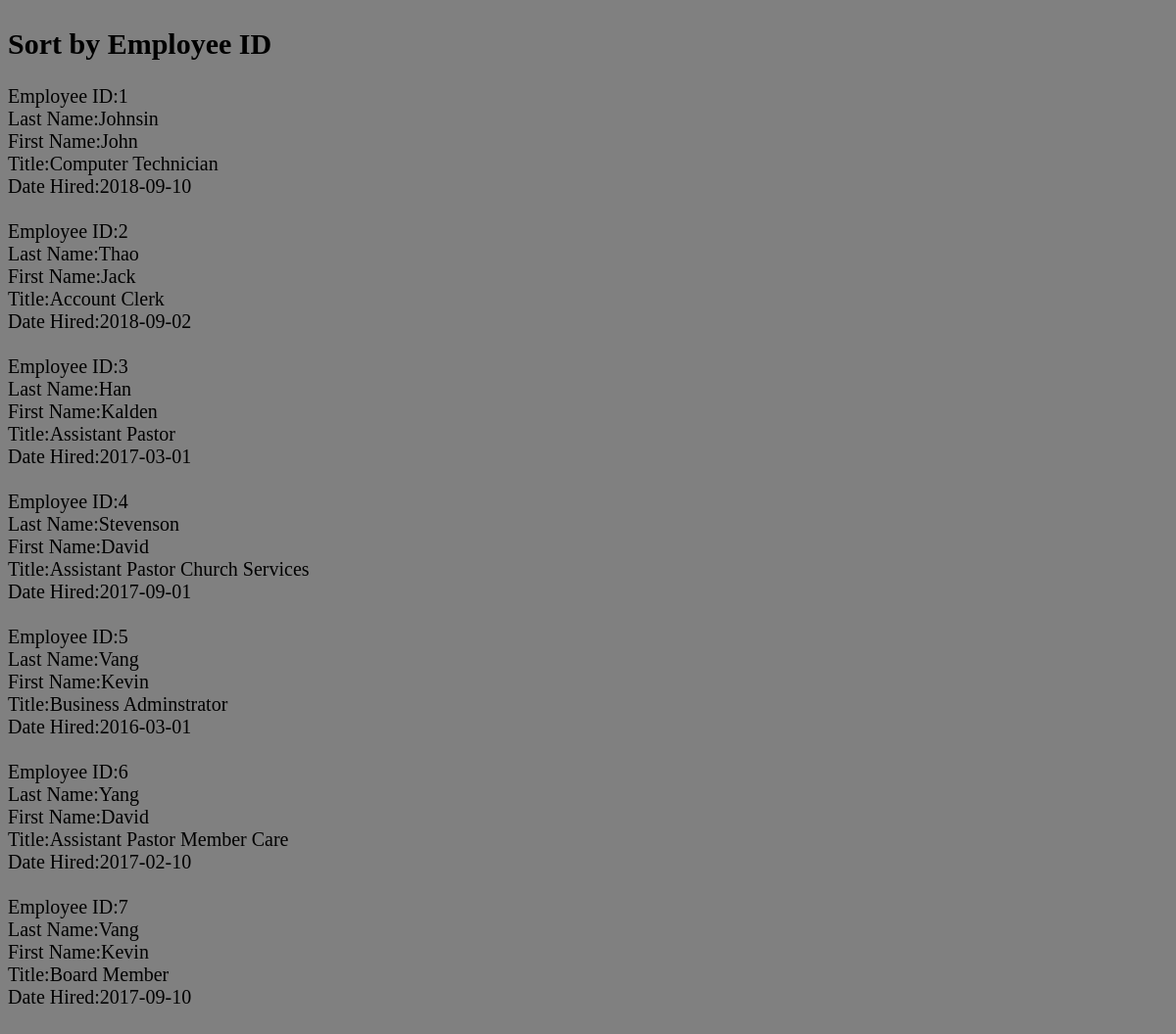
Page /Churchlogin/Menu/View/SortEmployeeID.php on the committed database.
### tables this page shows
CREATE TABLE `Employee` (
  `EmployeeID` int(11) NOT NULL AUTO_INCREMENT,
  `PersonID` int(11) DEFAULT NULL,
  `DateHired` date DEFAULT NULL,
  `Title` varchar(45) DEFAULT NULL,
  `Resume` varchar(45) DEFAULT NULL,
  PRIMARY KEY (`EmployeeID`),
  KEY `PersonID` (`PersonID`)
);

CREATE TABLE `Person` (
  `PersonID` int(11) NOT NULL,
  `FirstName` varchar(45) DEFAULT NULL,
  `LastName` varchar(45) DEFAULT NULL,
  `Address` varchar(45) DEFAULT NULL,
  `Zip` varchar(5) DEFAULT NULL,
  `Phone` varchar(10) DEFAULT NULL,
  `Email` varchar(45) DEFAULT NULL,
  `Personnel_Type` varchar(45) DEFAULT NULL,
  `DateModified` date DEFAULT NULL,
  PRIMARY KEY (`PersonID`)
);

### Churchlogin/Menu/View/SortEmployeeID.php (the view, shortened to what this page needs)
<?php
    include_once 'process.php';
?>
<html>
<head>
     <link href="style.css" rel="stylesheet" type="text/css"/>
<body>
    <h2>Sort by Employee ID</h2>
<?php
   $sql = "SELECT E.*, P.* FROM Employee E, Person P  WHERE P.PersonID = E.PersonID ORDER BY E.EmployeeID;";
    $result = mysqli_query($conn,$sql);
    $resultCheck = mysqli_num_rows($result);
    if($resultCheck >0) {
            while ($row = mysqli_fetch_assoc($result)) {
                echo "Employee ID:".$row['EmployeeID']
                . "&nbsp"."<br>". "Last Name:".$row['LastName'
                ]."&nbsp"."<br>"."First Name:".$row['FirstName'
                ]."&nbsp". "<br>"."Title:".$row['Title']
                . "&nbsp"."<br>"."Date Hired:".$row['DateHired']
                . "&nbsp". "<br>". "<br>";
            }
    }
?>
</body>
</html>

### Churchlogin/Menu/View/style.css (style rules this page uses)
body { background-color: gray; text-align:left; font-size: 20px; padding: auto; }
h2 { text-align: left; padding-top: 20px; }

### rows in the picture
employee: EmployeeID "1", PersonID.LastName "Johnsin", PersonID.FirstName "John", Title "Computer Technician", DateHired "2018-09-10"
employee: EmployeeID "2", PersonID.LastName "Thao", PersonID.FirstName "Jack", Title "Account Clerk", DateHired "2018-09-02"
employee: EmployeeID "3", PersonID.LastName "Han", PersonID.FirstName "Kalden", Title "Assistant Pastor", DateHired "2017-03-01"
employee: EmployeeID "4", PersonID.LastName "Stevenson", PersonID.FirstName "David", Title "Assistant Pastor Church Services", DateHired "2017-09-01"
employee: EmployeeID "5", PersonID.LastName "Vang", PersonID.FirstName "Kevin", Title "Business Adminstrator", DateHired "2016-03-01"
employee: EmployeeID "6", PersonID.LastName "Yang", PersonID.FirstName "David", Title "Assistant Pastor Member Care", DateHired "2017-02-10"
employee: EmployeeID "7", PersonID.LastName "Vang", PersonID.FirstName "Kevin", Title "Board Member", DateHired "2017-09-10"
